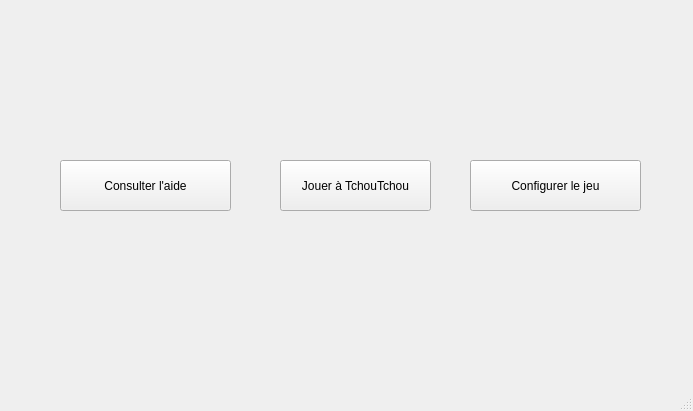
<?xml version="1.0" encoding="UTF-8"?>
<ui version="4.0">
 <class>MainWindow</class>
 <widget class="QMainWindow" name="MainWindow">
  <property name="geometry">
   <rect>
    <x>0</x>
    <y>0</y>
    <width>693</width>
    <height>411</height>
   </rect>
  </property>
  <property name="windowTitle">
   <string>MainWindow</string>
  </property>
  <widget class="QWidget" name="centralwidget">
   <widget class="QPushButton" name="Bouton_aide">
    <property name="geometry">
     <rect>
      <x>60</x>
      <y>160</y>
      <width>171</width>
      <height>51</height>
     </rect>
    </property>
    <property name="text">
     <string>Consulter l'aide</string>
    </property>
   </widget>
   <widget class="QPushButton" name="Bouton_JT">
    <property name="geometry">
     <rect>
      <x>280</x>
      <y>160</y>
      <width>151</width>
      <height>51</height>
     </rect>
    </property>
    <property name="text">
     <string>Jouer à TchouTchou</string>
    </property>
   </widget>
   <widget class="QPushButton" name="Bouton_Conf">
    <property name="geometry">
     <rect>
      <x>470</x>
      <y>160</y>
      <width>171</width>
      <height>51</height>
     </rect>
    </property>
    <property name="text">
     <string>Configurer le jeu</string>
    </property>
   </widget>
  </widget>
  <widget class="QMenuBar" name="menubar">
   <property name="geometry">
    <rect>
     <x>0</x>
     <y>0</y>
     <width>693</width>
     <height>21</height>
    </rect>
   </property>
  </widget>
  <widget class="QStatusBar" name="statusbar"/>
 </widget>
 <resources/>
 <connections/>
</ui>
